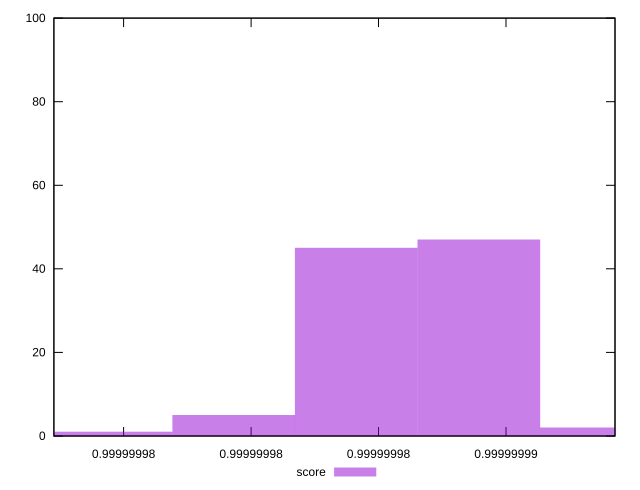

gnuplot code for this plot:
reset
set terminal svg size 640, 490 enhanced background rgb 'white'
set output "report_00007_2020-12-11T15:55:29.892Z/bootup-time/samples/pages+cached+noexternal+nofonts/score/histogram.svg"

$score <<EOF
0.9999999841254679 45
0.9999999889340431 47
0.9999999937426182 2
0.9999999793168927 5
0.9999999745083175 1
EOF

set key outside below
set boxwidth 4.8085751828722465e-9
set yrange [0:100]
set style fill transparent solid 0.5 noborder

plot \
  $score title "score" with boxes, \


reset
